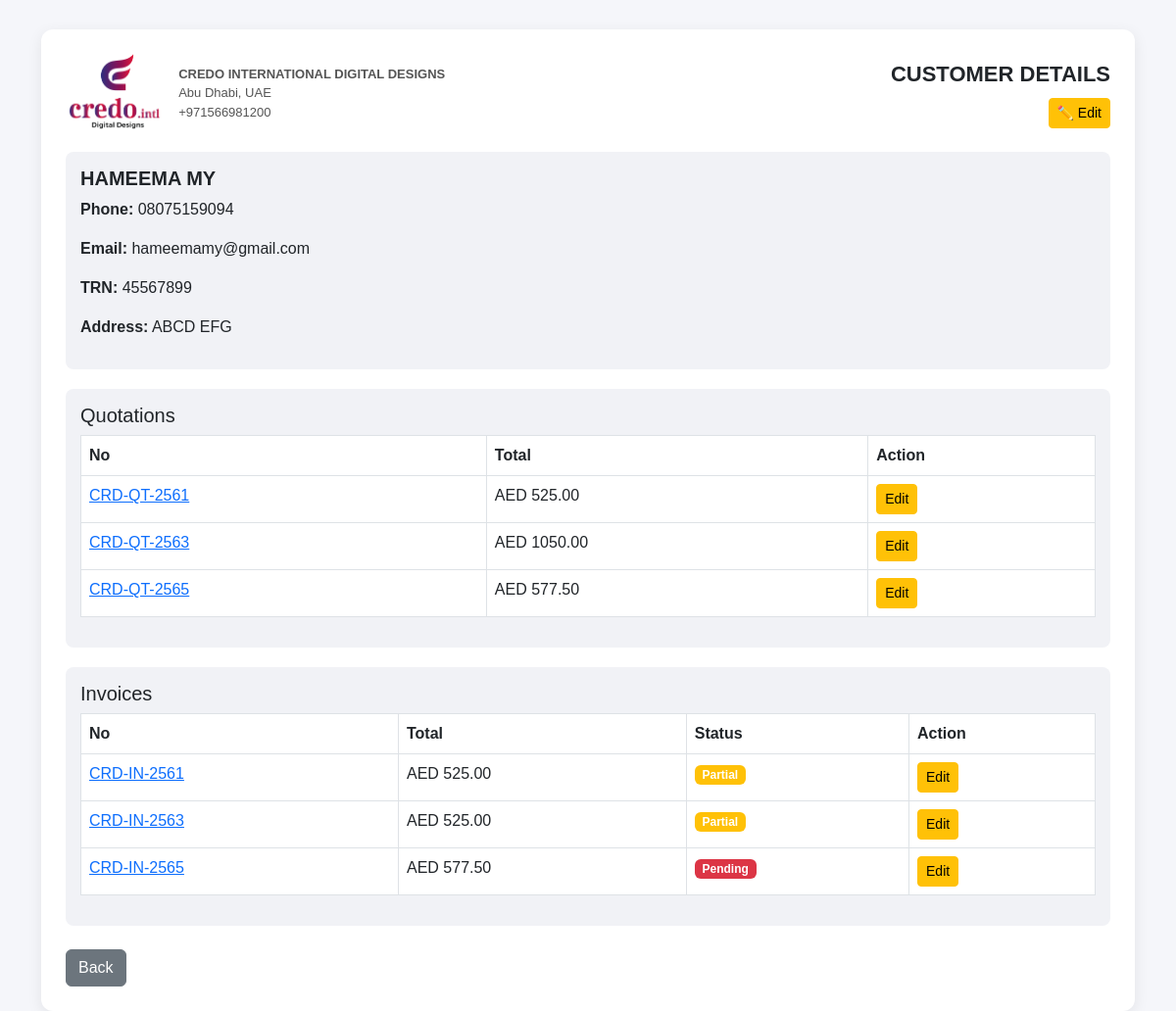
/customer/3/, run on the app's committed database.
### sales/models.py (models this page shows, shortened)
class Customer(models.Model):
    name = models.CharField(max_length=200)
    phone = models.CharField(max_length=20, blank=True, null=True)
    email = models.EmailField(blank=True, null=True)
    address = models.TextField(blank=True, null=True)
    trn_number = models.CharField(max_length=50, blank=True, null=True)  # ✅ ADD THIS

class Quotation(models.Model):
    STATUS_CHOICES = [
        ('draft', 'Draft'),
        ('sent', 'Sent'),
        ('approved', 'Approved'),
        ('rejected', 'Rejected'),
    ]
    number = models.CharField(max_length=50, unique=True)
    customer = models.ForeignKey(Customer, on_delete=models.CASCADE)
    date = models.DateField(auto_now_add=True)
    note = models.TextField(blank=True, null=True)
    attention = models.CharField(max_length=100, blank=True, null=True)
    sales_person = models.CharField(max_length=100, blank=True, null=True)
    subtotal = models.DecimalField(max_digits=10, decimal_places=2, default=0)
    vat = models.DecimalField(max_digits=10, decimal_places=2, default=0)
    total = models.DecimalField(max_digits=10, decimal_places=2, default=0)
    status = models.CharField(max_length=20, choices=STATUS_CHOICES, default='draft')
    notes = models.TextField(blank=True, null=True)

class Invoice(models.Model):
    PAYMENT_METHODS = [
        ('cash', 'Cash'),
        ('bank', 'Bank Transfer'),
        ('card', 'Card'),
        ('upi', 'UPI'),
    ]
    PAYMENT_STATUS = [
        ('pending', 'Pending'),
        ('paid', 'Paid'),
        ('partial', 'Partial'),
    ]
    number = models.CharField(max_length=50, unique=True)
    customer = models.ForeignKey(Customer, on_delete=models.CASCADE)
    quotation = models.ForeignKey(Quotation, on_delete=models.SET_NULL, null=True, blank=True)
    date = models.DateField(auto_now_add=True)
    due_date = models.DateField(null=True, blank=True)
    attention = models.CharField(max_length=100, blank=True, null=True)
    sales_person = models.CharField(max_length=100, blank=True, null=True)
    subtotal = models.DecimalField(max_digits=10, decimal_places=2, default=0)
    vat = models.DecimalField(max_digits=10, decimal_places=2, default=0)
    total = models.DecimalField(max_digits=10, decimal_places=2, default=0)
    payment_method = models.CharField(max_length=20, choices=PAYMENT_METHODS, blank=True, null=True)
    payment_status = models.CharField(max_length=20, choices=PAYMENT_STATUS, default='pending')
    paid_amount = models.DecimalField(max_digits=10, decimal_places=2, default=0)
    notes = models.TextField(blank=True, null=True)

### sales/views.py (the view)
# urls.py: path('customer/<int:pk>/', customer_detail, name='customer_detail'),
def customer_detail(request, pk):
    customer = get_object_or_404(Customer, id=pk)
    quotations = customer.quotation_set.all()
    invoices = customer.invoice_set.all()
    return render(request, "sales/customer_detail.html", {
        "customer": customer,
        "quotations": quotations,
        "invoices": invoices
    })

### templates/sales/customer_detail.html (shortened to what this page needs)
{% load static %}
<!DOCTYPE html>
<html>
<head>
<link href="https://cdn.jsdelivr.net/npm/bootstrap@5.3.0/dist/css/bootstrap.min.css" rel="stylesheet">
</head>
<body>
<div class="container">
<div class="container-box">
<div class="header">
    <div class="d-flex align-items-center gap-3">
        <img src="{% static 'logo6.png' %}" class="logo">
        <div class="company-info">
            <b>CREDO INTERNATIONAL DIGITAL DESIGNS</b><br>
            Abu Dhabi, UAE<br>
            +971566981200
        </div>
    </div>
    <div class="text-end">
        <div class="title">CUSTOMER DETAILS</div>
        <a href="{% url 'edit_customer' customer.id %}"
           class="btn btn-warning btn-sm mt-2">
           ✏️ Edit
        </a>
    </div>
</div>
<div class="info-box">
    <h5><b>{{ customer.name }}</b></h5>
    <p><b>Phone:</b> {{ customer.phone }}</p>
    <p><b>Email:</b> {{ customer.email }}</p>
    <p><b>TRN:</b> {{ customer.trn_number }}</p>
    <p><b>Address:</b> {{ customer.address }}</p>
</div>
<div class="info-box">
    <h5>Quotations</h5>
    <div class="table-responsive">
        <table class="table table-bordered">
            <thead>
                <tr>
                    <th>No</th>
                    <th>Total</th>
                    <th>Action</th>
                </tr>
            </thead>
            <tbody>
                {% for q in quotations %}
                <tr>
                    <td>
                        <a href="{% url 'quotation_detail' q.id %}">
                            {{ q.number }}
                        </a>
                    </td>
                    <td>AED {{ q.total }}</td>
                    <td>
                        <a href="{% url 'edit_quotation' q.id %}"
                           class="btn btn-warning btn-sm">
                            Edit
                        </a>
                    </td>
                </tr>
                {% empty %}
                <tr>
                    <td colspan="3" class="text-center text-muted">
                        No quotations found
                    </td>
                </tr>
                {% endfor %}
            </tbody>
        </table>
    </div>
</div>
<div class="info-box">
    <h5>Invoices</h5>
    <div class="table-responsive">
        <table class="table table-bordered">
            <thead>
                <tr>
                    <th>No</th>
                    <th>Total</th>
                    <th>Status</th>
                    <th>Action</th>
                </tr>
            </thead>
            <tbody>
                {% for i in invoices %}
                <tr>
                    <td>
                        <a href="{% url 'invoice_detail' i.id %}">
                            {{ i.number }}
                        </a>
                    </td>
                    <td>AED {{ i.total }}</td>
                    <td>
                        {% if i.payment_status == 'paid' %}
                            <span class="badge bg-success">Paid</span>
                        {% elif i.payment_status == 'partial' %}
                            <span class="badge bg-warning">Partial</span>
                        {% else %}
                            <span class="badge bg-danger">Pending</span>
                        {% endif %}
                    </td>
                    <td>
                        <a href="{% url 'edit_invoice' i.id %}"
                           class="btn btn-warning btn-sm">
                            Edit
                        </a>
                    </td>
                </tr>
                {% empty %}
                <tr>
                    <td colspan="4" class="text-center text-muted">
                        No invoices found
                    </td>
                </tr>
                {% endfor %}
            </tbody>
        </table>
    </div>
</div>
<div class="mt-4 d-flex justify-content-between">
    <a href="{% url 'dashboard' %}" class="btn btn-secondary">
        Back
    </a>
</div>
</div>
</div>
</body>
</html>

### templates/sales/customer_detail.html (style rules this page uses)
body { font-family: Calibri, sans-serif; background: #f5f6fa; }
.container-box { background: white; padding: 25px; border-radius: 12px; box-shadow: 0 4px 15px rgba(0,0,0,0.08); margin-top: 30px; }
.header { display: flex; justify-content: space-between; align-items: center; margin-bottom: 20px; }
.logo { height: 80px; }
.company-info { font-size: 13px; color: #555; }
.title { font-size: 22px; font-weight: bold; }
.info-box { background: #f1f2f6; padding: 15px; border-radius: 8px; margin-bottom: 20px; }
.table thead { background: linear-gradient(90deg,#362c7a,#741960,#d0153e); color: white; }

### data on the page
Customer: name "HAMEEMA MY", phone "08075159094", email "hameemamy@gmail.com", trn_number "45567899", address "ABCD EFG"
Quotation: number "CRD-QT-2561", total "525.00"
Quotation: number "CRD-QT-2563", total "1050.00"
Quotation: number "CRD-QT-2565", total "577.50"
Invoice: number "CRD-IN-2561", total "525.00", payment_status "Partial"
Invoice: number "CRD-IN-2563", total "525.00", payment_status "Partial"
Invoice: number "CRD-IN-2565", total "577.50", payment_status "Pending"
